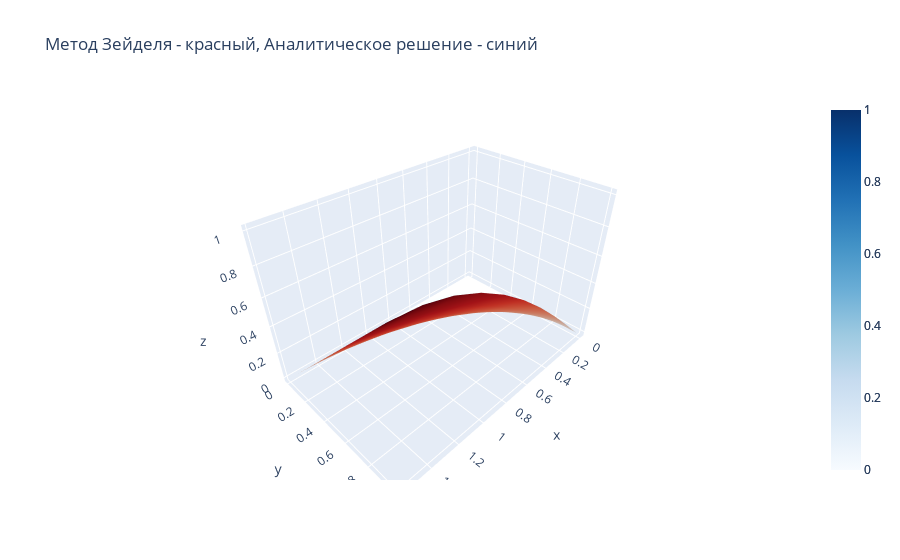

Source (notebook cell):
### Markdown cell above
Две поверхности вместе

### Code cell
fig = go.Figure(data=[go.Surface(z=UU2, x=X2, y=Y2, colorscale='Reds', name='Метод Зейделя'), go.Surface(z=U_true2, x=X2, y=Y2, colorscale='Blues', name='Аналитическое решение')])
fig.update_layout(title='Метод Зейделя - красный, Аналитическое решение - синий', showlegend=True)
fig.show()
